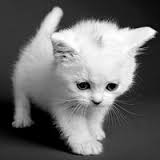
%> input picture test/cat.jpg, 160 x 160 px
$ octave fpr2d_setin_admm.m   (GNU Octave 9; MATLAB toolbox functions it lacks are replaced by stand-ins)
%> lines starting %> are read from the running program, lines starting %| are printed output that depends on the picture

clear all; close all;

n1 = 50;     % image height
n2 = 50;		 % image width
m1 = 2 * n1;     % measurement height
m2 = 2 * n2;		 % measurement width

image_file = 'cat.jpg';
X0 = imresize(im2double(rgb2gray(imread(image_file))), [n1, n2]);
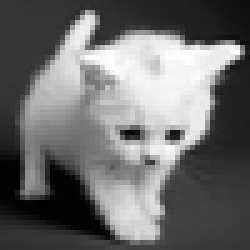
%> X0: size 50x50 double (shown 5 times larger); min -0.0108, max 0.996, mean 0.42; drawn with min black and max white
X0 = X0/norm(X0, 'fro');

Y  = abs(fft2(X0,m1,m2)); %abs(F'*x0*conj(G));
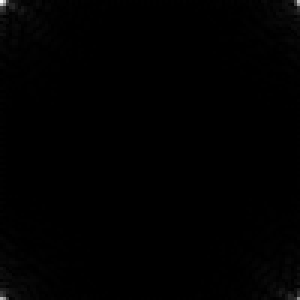
%> Y: size 100x100 double (shown 3 times larger); min 0.00064, max 40.24, mean 0.2; drawn with min black and max white


% try to initialize with the right magnitude with random phases
%Z = randn(m1, m2); %initialization for Z and W
Z = ifft2(Y);
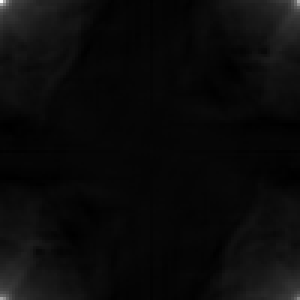
%> Z: size 100x100 double (shown 3 times larger); min -0.0052, max 0.205, mean 0.00402; drawn with min black and max white
W = rand(m1, m2);
lambda = randn(m1, m2);

eq_gap = @(Z, W) norm(Z - W, 'fro');

Ps = @(z) [z(1:n1, 1:n2),zeros(n1, m2-n2);  zeros(m1-n1, m2)];
Pm = @(z) ifft2(Y.*exp(1i*angle(fft2(z)) ) );

GAP_TOL = 1e-7;
rho = 5;         % this might need to be tuned larger to see convergence
iter = 1;

%> (the run ends here)
